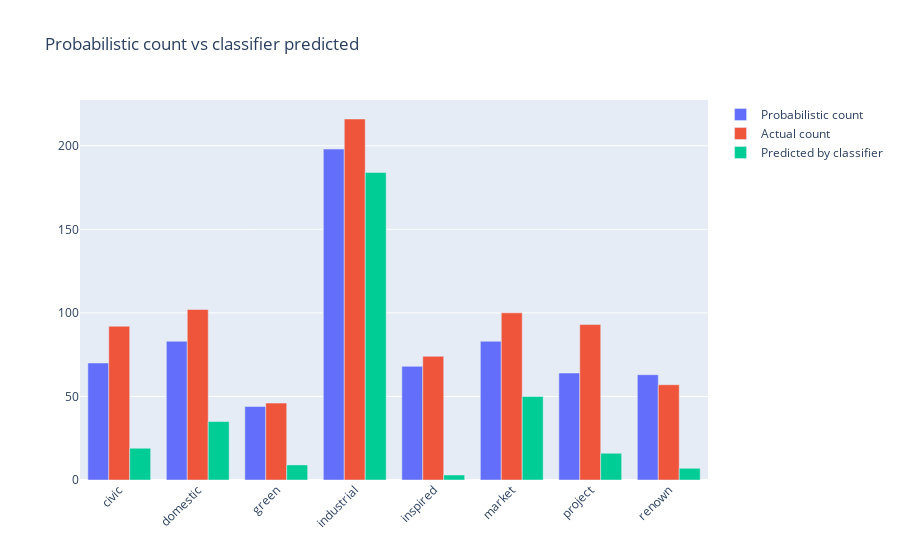
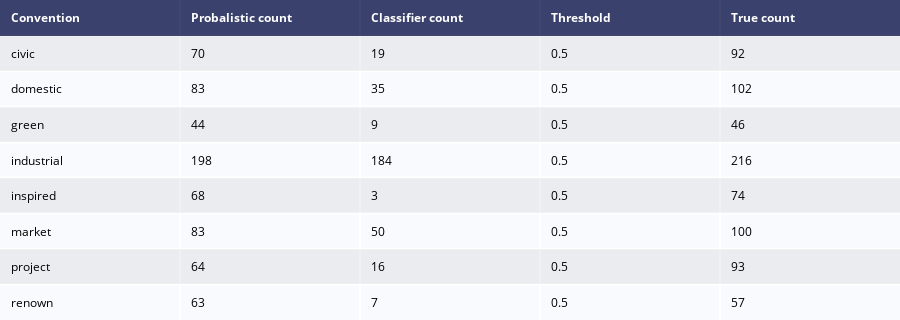

The code cell stored with these charts, in order, in its notebook:
### Markdown cell above
# Counting based on calibrated probabilistic output
note that we have two tasks:
    - "Quantification": whereby we need to determine the distribution of conventions amongst the data to be analyze (github and ss)
    - "Multi lable, multi class Classification": In order to facilitate active learning we need to 
    accurately classify the analyzed data for the purpose of auditing random samples and providing additional iterative training data

### Code cell
#move to helper-modules
def get_count_per_model(model, df, num_bins, thresholds):
    #just to remember: we are not using "conf_bin" here it is for the set confidence

    model_count = df[['text', model+'_prob_1',model+'_y_pred', model]].copy()
    model_count['prob_bin'] = pd.qcut(model_count[ model+'_prob_1'], q=num_bins, duplicates='drop')
    model_grouped_count = model_count.groupby('prob_bin')[model+'_prob_1'].count().copy()
    
    mean_prob_per_bucket = []
    occurance_per_bucket = []
    total = 0
    for x in range (len(model_grouped_count)):
        a = model_grouped_count.index.categories[x].left
        b = model_grouped_count.index.categories[x].right
        mean_prob_per_bucket.append (np.mean([a,b]))
        #Crashing for David HERE
        occurance_per_bucket.append (model_grouped_count[x])
    print (model_grouped_count[x])
    def percentage(percent, whole):
        return (percent * whole) / 100.0
    total = 0
    for prob, occurances in zip(mean_prob_per_bucket,occurance_per_bucket ):
        total = total + percentage(prob*100,occurances)
    
    actual = "not applicable"
    try:
        counts_y_actual = model_count[model]==1
        actual = counts_y_actual.value_counts()[1]
    except:
        actual = "not applicable"
        
    counts_y_predict = model_count[model+'_y_pred']==1
    try:
        predict = counts_y_predict.value_counts()[1]
    except:
        predict = 0
    

    return actual, int(round(total)), predict, thresholds[model]

#move to helper-modules
def get_count(df_in, thresholds, num_prob_buckets = 8, actual=False ):
    plt.clf()
    predicted_prob_count = {}
    predicted_classification_count = {}
    actual_count = {}
    predicted_prob_count_list = []
    predicted_classification_count_list = []
    actual_count_list = []
    model_list = []
    thr_list = []
    thresh = thresholds
    df = pd.DataFrame (columns = ['Convention','Probalistic count','Classifier count','Threshold','True count'])
    for k in thresh: #_DLModels.keys():
        actual_cnt, prob_cnt, classif_cnt, thr = get_count_per_model(k, df_in, num_prob_buckets, thresh)
        predicted_prob_count[k] = prob_cnt
        predicted_classification_count[k] = classif_cnt
        actual_count[k] = actual_cnt
        
        predicted_prob_count_list.append(prob_cnt)
        predicted_classification_count_list.append(classif_cnt)
        actual_count_list.append(actual_cnt)
        model_list.append(k)
        thr_list.append(thr)
    my_colors = ['orange', 'green',  'red', 'pink', 'purple', 'blue', 'brown', 'black']    
    df['Probalistic count'] = predicted_prob_count_list
    df['Classifier count'] = predicted_classification_count_list
    df['True count'] = actual_count_list
    df['Convention'] = model_list
    df['Threshold'] = thr_list
    choose = []
    choose.append(predicted_prob_count [max(predicted_prob_count, key=predicted_prob_count.get)])
    choose.append(predicted_classification_count [max(predicted_classification_count, key=predicted_classification_count.get)])
    choose.append(actual_count [max(actual_count, key=actual_count.get)])
    
    

    fig = go.Figure(data=[
    go.Bar(name='Probabilistic count', x=model_list, y=predicted_prob_count_list, textposition='auto'),
    go.Bar(name='Actual count', x=model_list, y=actual_count_list, textposition='auto'),
    go.Bar(name='Predicted by classifier', x=model_list, y=predicted_classification_count_list, textposition='auto'),
    
    ] )
    # Change the bar mode
    fig.update_layout(barmode='group', xaxis_tickangle=-45, title_text='Probabilistic count vs classifier predicted' )#stack
    fig.show()
    table = ff.create_table(df)
    iplot(table, filename='Count')

    
# # we will use the default thresholds of 0.5
print ("Using calibration")
test_data_with_pred, thresh = predict(None, test_df, extended_tokenizer, _DLModels, _DLModelsIsotonicRegression)
get_count(test_data_with_pred, thresh, num_prob_buckets = 8, actual=True )

# print ("Not Using calibration")
# test_data_with_pred, thresh = predict(None, test_df, extended_tokenizer, _DLModels, None)
# get_count(test_data_with_pred, thresh, num_prob_buckets = 8, actual=True )

### Figure 1 — Plotly figure (JSON) as saved in the notebook; plotly's stock layout.template omitted (floating-point values rounded to 4 significant figures)
{"data": [{"name": "Probabilistic count", "textposition": "auto", "type": "bar", "x": ["civic", "domestic", "green", "industrial", "inspired", "market", "project", "renown"], "y": [70, 83, 44, 198, 68, 83, 64, 63]}, {"name": "Actual count", "textposition": "auto", "type": "bar", "x": ["civic", "domestic", "green", "industrial", "inspired", "market", "project", "renown"], "y": [92, 102, 46, 216, 74, 100, 93, 57]}, {"name": "Predicted by classifier", "textposition": "auto", "type": "bar", "x": ["civic", "domestic", "green", "industrial", "inspired", "market", "project", "renown"], "y": [19, 35, 9, 184, 3, 50, 16, 7]}], "layout": {"barmode": "group", "title": {"text": "Probabilistic count vs classifier predicted"}, "xaxis": {"tickangle": -45}}}

### Figure 2 — Plotly figure (JSON) as saved in the notebook; plotly's stock layout.template omitted (floating-point values rounded to 4 significant figures)
{"data": [{"colorscale": [[0, "#00083e"], [0.5, "#ededee"], [1, "#ffffff"]], "hoverinfo": "none", "opacity": 0.75, "showscale": false, "type": "heatmap", "z": [[0, 0, 0, 0, 0], [0.5, 0.5, 0.5, 0.5, 0.5], [1, 1, 1, 1, 1], [0.5, 0.5, 0.5, 0.5, 0.5], [1, 1, 1, 1, 1], [0.5, 0.5, 0.5, 0.5, 0.5], [1, 1, 1, 1, 1], [0.5, 0.5, 0.5, 0.5, 0.5], [1, 1, 1, 1, 1]]}], "layout": {"annotations": [{"align": "left", "font": {"color": "#ffffff"}, "showarrow": false, "text": "<b>Convention</b>", "x": -0.45, "xanchor": "left", "xref": "x", "y": 0, "yref": "y"}, {"align": "left", "font": {"color": "#ffffff"}, "showarrow": false, "text": "<b>Probalistic count</b>", "x": 0.55, "xanchor": "left", "xref": "x", "y": 0, "yref": "y"}, {"align": "left", "font": {"color": "#ffffff"}, "showarrow": false, "text": "<b>Classifier count</b>", "x": 1.55, "xanchor": "left", "xref": "x", "y": 0, "yref": "y"}, {"align": "left", "font": {"color": "#ffffff"}, "showarrow": false, "text": "<b>Threshold</b>", "x": 2.55, "xanchor": "left", "xref": "x", "y": 0, "yref": "y"}, {"align": "left", "font": {"color": "#ffffff"}, "showarrow": false, "text": "<b>True count</b>", "x": 3.55, "xanchor": "left", "xref": "x", "y": 0, "yref": "y"}, {"align": "left", "font": {"color": "#000000"}, "showarrow": false, "text": "civic", "x": -0.45, "xanchor": "left", "xref": "x", "y": 1, "yref": "y"}, {"align": "left", "font": {"color": "#000000"}, "showarrow": false, "text": "70", "x": 0.55, "xanchor": "left", "xref": "x", "y": 1, "yref": "y"}, {"align": "left", "font": {"color": "#000000"}, "showarrow": false, "text": "19", "x": 1.55, "xanchor": "left", "xref": "x", "y": 1, "yref": "y"}, {"align": "left", "font": {"color": "#000000"}, "showarrow": false, "text": "0.5", "x": 2.55, "xanchor": "left", "xref": "x", "y": 1, "yref": "y"}, {"align": "left", "font": {"color": "#000000"}, "showarrow": false, "text": "92", "x": 3.55, "xanchor": "left", "xref": "x", "y": 1, "yref": "y"}, {"align": "left", "font": {"color": "#000000"}, "showarrow": false, "text": "domestic", "x": -0.45, "xanchor": "left", "xref": "x", "y": 2, "yref": "y"}, {"align": "left", "font": {"color": "#000000"}, "showarrow": false, "text": "83", "x": 0.55, "xanchor": "left", "xref": "x", "y": 2, "yref": "y"}, {"align": "left", "font": {"color": "#000000"}, "showarrow": false, "text": "35", "x": 1.55, "xanchor": "left", "xref": "x", "y": 2, "yref": "y"}, {"align": "left", "font": {"color": "#000000"}, "showarrow": false, "text": "0.5", "x": 2.55, "xanchor": "left", "xref": "x", "y": 2, "yref": "y"}, {"align": "left", "font": {"color": "#000000"}, "showarrow": false, "text": "102", "x": 3.55, "xanchor": "left", "xref": "x", "y": 2, "yref": "y"}, {"align": "left", "font": {"color": "#000000"}, "showarrow": false, "text": "green", "x": -0.45, "xanchor": "left", "xref": "x", "y": 3, "yref": "y"}, {"align": "left", "font": {"color": "#000000"}, "showarrow": false, "text": "44", "x": 0.55, "xanchor": "left", "xref": "x", "y": 3, "yref": "y"}, {"align": "left", "font": {"color": "#000000"}, "showarrow": false, "text": "9", "x": 1.55, "xanchor": "left", "xref": "x", "y": 3, "yref": "y"}, {"align": "left", "font": {"color": "#000000"}, "showarrow": false, "text": "0.5", "x": 2.55, "xanchor": "left", "xref": "x", "y": 3, "yref": "y"}, {"align": "left", "font": {"color": "#000000"}, "showarrow": false, "text": "46", "x": 3.55, "xanchor": "left", "xref": "x", "y": 3, "yref": "y"}, {"align": "left", "font": {"color": "#000000"}, "showarrow": false, "text": "industrial", "x": -0.45, "xanchor": "left", "xref": "x", "y": 4, "yref": "y"}, {"align": "left", "font": {"color": "#000000"}, "showarrow": false, "text": "198", "x": 0.55, "xanchor": "left", "xref": "x", "y": 4, "yref": "y"}, {"align": "left", "font": {"color": "#000000"}, "showarrow": false, "text": "184", "x": 1.55, "xanchor": "left", "xref": "x", "y": 4, "yref": "y"}, {"align": "left", "font": {"color": "#000000"}, "showarrow": false, "text": "0.5", "x": 2.55, "xanchor": "left", "xref": "x", "y": 4, "yref": "y"}, {"align": "left", "font": {"color": "#000000"}, "showarrow": false, "text": "216", "x": 3.55, "xanchor": "left", "xref": "x", "y": 4, "yref": "y"}, {"align": "left", "font": {"color": "#000000"}, "showarrow": false, "text": "inspired", "x": -0.45, "xanchor": "left", "xref": "x", "y": 5, "yref": "y"}, {"align": "left", "font": {"color": "#000000"}, "showarrow": false, "text": "68", "x": 0.55, "xanchor": "left", "xref": "x", "y": 5, "yref": "y"}, {"align": "left", "font": {"color": "#000000"}, "showarrow": false, "text": "3", "x": 1.55, "xanchor": "left", "xref": "x", "y": 5, "yref": "y"}, {"align": "left", "font": {"color": "#000000"}, "showarrow": false, "text": "0.5", "x": 2.55, "xanchor": "left", "xref": "x", "y": 5, "yref": "y"}, {"align": "left", "font": {"color": "#000000"}, "showarrow": false, "text": "74", "x": 3.55, "xanchor": "left", "xref": "x", "y": 5, "yref": "y"}, {"align": "left", "font": {"color": "#000000"}, "showarrow": false, "text": "market", "x": -0.45, "xanchor": "left", "xref": "x", "y": 6, "yref": "y"}, {"align": "left", "font": {"color": "#000000"}, "showarrow": false, "text": "83", "x": 0.55, "xanchor": "left", "xref": "x", "y": 6, "yref": "y"}, {"align": "left", "font": {"color": "#000000"}, "showarrow": false, "text": "50", "x": 1.55, "xanchor": "left", "xref": "x", "y": 6, "yref": "y"}, {"align": "left", "font": {"color": "#000000"}, "showarrow": false, "text": "0.5", "x": 2.55, "xanchor": "left", "xref": "x", "y": 6, "yref": "y"}, {"align": "left", "font": {"color": "#000000"}, "showarrow": false, "text": "100", "x": 3.55, "xanchor": "left", "xref": "x", "y": 6, "yref": "y"}, {"align": "left", "font": {"color": "#000000"}, "showarrow": false, "text": "project", "x": -0.45, "xanchor": "left", "xref": "x", "y": 7, "yref": "y"}, {"align": "left", "font": {"color": "#000000"}, "showarrow": false, "text": "64", "x": 0.55, "xanchor": "left", "xref": "x", "y": 7, "yref": "y"}, {"align": "left", "font": {"color": "#000000"}, "showarrow": false, "text": "16", "x": 1.55, "xanchor": "left", "xref": "x", "y": 7, "yref": "y"}, {"align": "left", "font": {"color": "#000000"}, "showarrow": false, "text": "0.5", "x": 2.55, "xanchor": "left", "xref": "x", "y": 7, "yref": "y"}, {"align": "left", "font": {"color": "#000000"}, "showarrow": false, "text": "93", "x": 3.55, "xanchor": "left", "xref": "x", "y": 7, "yref": "y"}, {"align": "left", "font": {"color": "#000000"}, "showarrow": false, "text": "renown", "x": -0.45, "xanchor": "left", "xref": "x", "y": 8, "yref": "y"}, {"align": "left", "font": {"color": "#000000"}, "showarrow": false, "text": "63", "x": 0.55, "xanchor": "left", "xref": "x", "y": 8, "yref": "y"}, {"align": "left", "font": {"color": "#000000"}, "showarrow": false, "text": "7", "x": 1.55, "xanchor": "left", "xref": "x", "y": 8, "yref": "y"}, {"align": "left", "font": {"color": "#000000"}, "showarrow": false, "text": "0.5", "x": 2.55, "xanchor": "left", "xref": "x", "y": 8, "yref": "y"}, {"align": "left", "font": {"color": "#000000"}, "showarrow": false, "text": "57", "x": 3.55, "xanchor": "left", "xref": "x", "y": 8, "yref": "y"}], "height": 320, "margin": {"b": 0, "l": 0, "r": 0, "t": 0}, "xaxis": {"dtick": 1, "gridwidth": 2, "showticklabels": false, "tick0": -0.5, "ticks": "", "zeroline": false}, "yaxis": {"autorange": "reversed", "dtick": 1, "gridwidth": 2, "showticklabels": false, "tick0": 0.5, "ticks": "", "zeroline": false}}}
